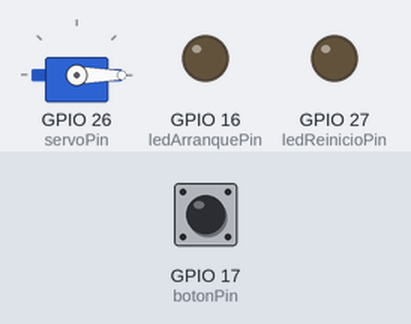
The sketch below on a simulated ESP32. On the bench: servo, output pins drawn as LEDs (lit = HIGH). Dashed ring = blinking. Inputs (shaded band) come from the test bench; at power-on: GPIO 17 (botonPin) HIGH. WiFi joins after 1.5 s; servers stay silent unless stated; what the sketch prints to the serial monitor is not drawn.

Above: at 2.7 s.
2.8 s: GPIO 17 (botonPin) pulled LOW for 1 s
At 3.2 s:
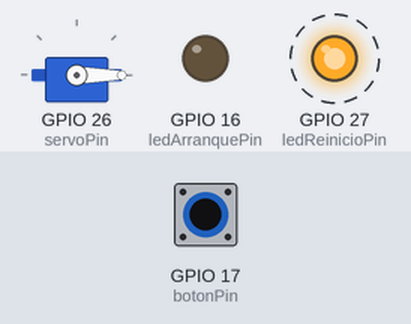
6.9 s: GPIO 17 (botonPin) pulled LOW for 3.2 s
At 11.1 s:
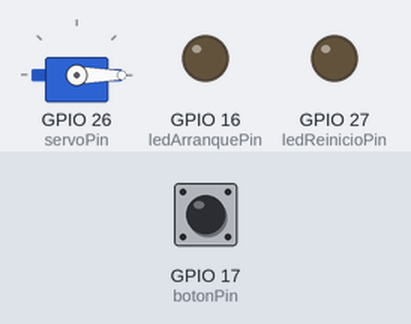
Timing chart, 0 to 12.6 s (numbered marks = the images above; inputs shaded):
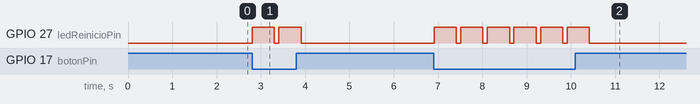

The sketch:

lab14tarea.ino
```cpp
#include <WiFi.h>
#include <WebSocketsClient.h>
#include <ESP32Servo.h>

const char* ssid = "Redmi Note 11 Pro";
const char* password = "13579a123";
const char* serverAddress = "192.168.129.24";
const int serverPort = 8080;

const int potPin = 35;
const int servoPin = 26;
const int ledArranquePin = 16;
const int ledReinicioPin = 27;
const int botonPin = 17;

Servo myServo;
WebSocketsClient webSocket;
bool controlEnabled = false;

int previousPotValue = -1; // Variable para almacenar el valor anterior del potenciómetro
int smoothedPotValue = 0; // Variable para el valor suavizado del potenciómetro
const int smoothingFactor = 5; // Factor para el suavizado (cuántas lecturas se promedian)

// Función para suavizar la lectura del potenciómetro
int smoothReading(int newReading) {
  smoothedPotValue = (smoothedPotValue * (smoothingFactor - 1) + newReading) / smoothingFactor;
  return smoothedPotValue;
}

void webSocketEvent(WStype_t type, uint8_t* payload, size_t length) {
  switch (type) {
    case WStype_DISCONNECTED:
      Serial.println("Desconectado del servidor WebSocket");
      break;

    case WStype_CONNECTED:
      Serial.println("Conectado al servidor WebSocket");
      webSocket.sendTXT("ESP32 conectado");
      break;

    case WStype_TEXT:
      Serial.printf("Mensaje recibido: %s\n", payload);
      if (strcmp((char*)payload, "TOGGLE_CONTROL") == 0) {
        controlEnabled = !controlEnabled;
        digitalWrite(ledArranquePin, controlEnabled ? HIGH : LOW);
      }
      break;
  }
}

void setup() {
  Serial.begin(115200);
  pinMode(ledArranquePin, OUTPUT);
  pinMode(ledReinicioPin, OUTPUT);
  pinMode(botonPin, INPUT_PULLUP);
  digitalWrite(ledArranquePin, LOW);
  digitalWrite(ledReinicioPin, LOW);

  myServo.attach(servoPin);
  myServo.write(0);

  WiFi.begin(ssid, password);
  while (WiFi.status() != WL_CONNECTED) delay(500);
  Serial.println("\nConectado al WiFi");

  webSocket.begin(serverAddress, serverPort, "/");
  webSocket.onEvent(webSocketEvent);
}

void loop() {
  webSocket.loop();

  if (digitalRead(botonPin) == LOW) {
    myServo.write(0);
    digitalWrite(ledReinicioPin, HIGH);
    delay(500);
    digitalWrite(ledReinicioPin, LOW);
  }

  if (controlEnabled) {
    int potValue = analogRead(potPin); // Leer el valor del potenciómetro
    int smoothedPotValue = smoothReading(potValue); // Suavizar la lectura

    int servoPos = map(smoothedPotValue, 0, 4095, 0, 180); // Mapeo a 180 grados
    myServo.write(servoPos);

    // Solo enviar datos si el valor del potenciómetro ha cambiado significativamente
    if (abs(smoothedPotValue - previousPotValue) > 10) {
      String potMessage = "POT:" + String(smoothedPotValue) + ",POS:" + String(servoPos);
      webSocket.sendTXT(potMessage);
      previousPotValue = smoothedPotValue; // Actualizar el valor anterior
    }
  }

  delay(100);
}
```

Measured:
- after the input at 2.8 s, GPIO 27 (ledReinicioPin): alternates HIGH for 0.50 s and LOW for 0.10 s, 4 changes in all, then stays LOW, starting at once
- after the input at 6.9 s, GPIO 27 (ledReinicioPin): alternates HIGH for 0.50 s and LOW for 0.10 s, 12 changes in all, then stays LOW, starting at once
